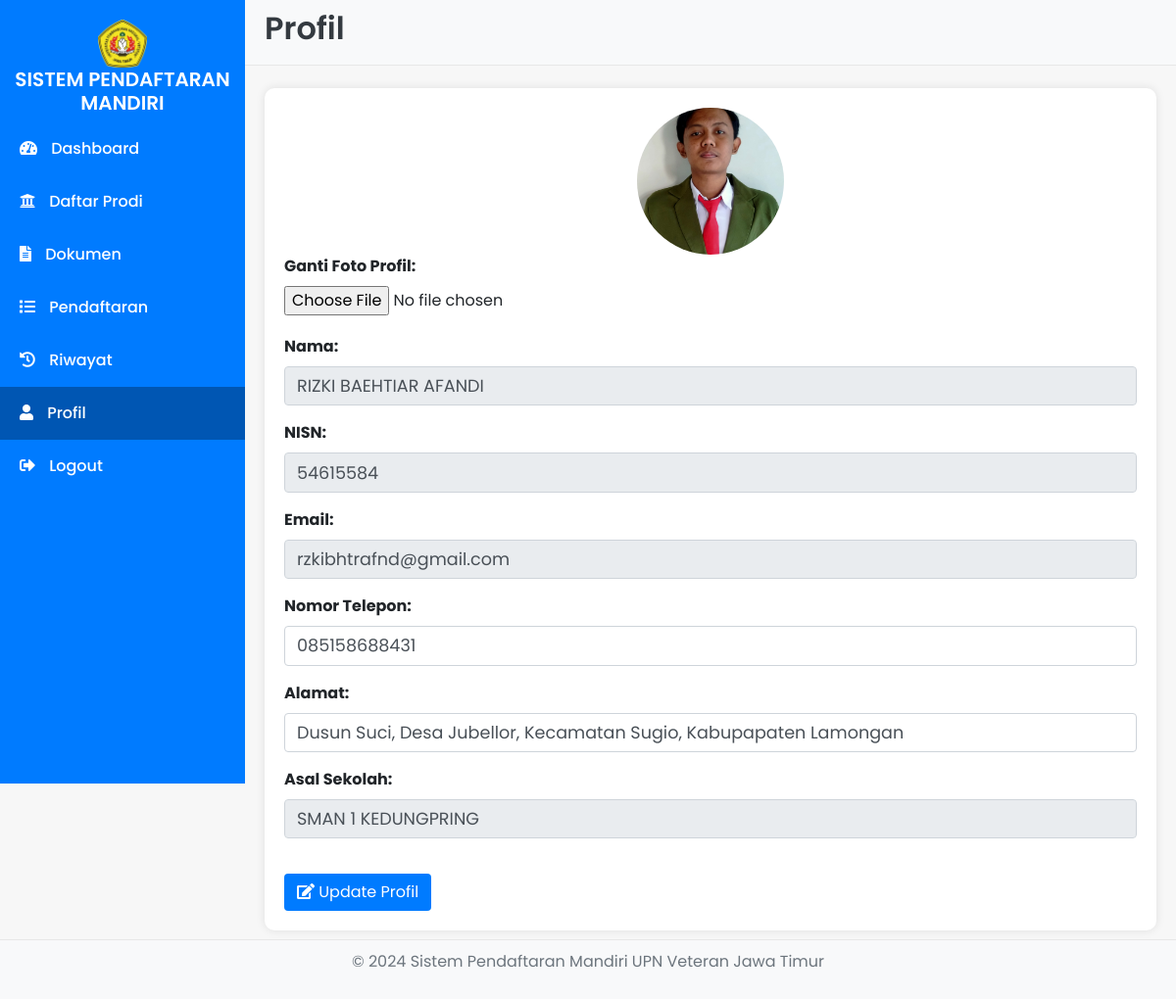
Page /pendaftar/profil.php (signed in) on the committed database.
### tables this page shows
CREATE TABLE `pendaftar` (
  `idpendaftar` int(11) NOT NULL,
  `nama` varchar(50) NOT NULL,
  `email` varchar(50) NOT NULL,
  `password` varchar(50) NOT NULL,
  `alamat` varchar(100) NOT NULL,
  `asalsekolah` varchar(50) NOT NULL,
  `nisn` varchar(11) NOT NULL,
  `img` varchar(100) NOT NULL,
  `notelepon` varchar(12) NOT NULL
);

### pendaftar/profil.php (the view, shortened to what this page needs)
<?php
include('../config.php');
$idpendaftar = $_SESSION['idpendaftar'];
$sql = "SELECT * FROM pendaftar WHERE idpendaftar = $idpendaftar";
$result = $conn->query($sql);
if ($result->num_rows > 0) {
    $row = $result->fetch_assoc();
} else {
    echo "0 results";
    exit();
}
?>
<!DOCTYPE html>
<html lang="en">
<head>
    <link href="https://stackpath.bootstrapcdn.com/bootstrap/4.5.2/css/bootstrap.min.css" rel="stylesheet">
    <link rel="stylesheet" href="https://cdnjs.cloudflare.com/ajax/libs/font-awesome/5.15.1/css/all.min.css">
</head>
<body>
    <div class="sidebar">
        <div class="text-center">
            <img src="../logo.png" class="img-fluid" alt="Logo" style="width: 50px;">
            <h5>SISTEM PENDAFTARAN MANDIRI</h5>
        </div>
        <a href="index.php"><i class="fas fa-tachometer-alt"></i> Dashboard</a>
        <a href="prodi.php"><i class="fas fa-university"></i> Daftar Prodi</a>
        <a href="dokumen.php"><i class="fas fa-file-alt"></i> Dokumen</a>
        <a href="daftar.php"><i class="fas fa-list"></i> Pendaftaran</a>
        <a href="riwayat.php"><i class="fas fa-history"></i> Riwayat</a>
        <a href="profil.php" class="active"><i class="fas fa-user"></i> Profil</a>
        <a href="../logoutpendaftar.php"><i class="fas fa-sign-out-alt"></i> Logout</a>
    </div>
    <div class="header">
        <h2>Profil</h2>
    </div>
    <div class="main-content">
        <div class="profile-card">
            <form action="profil.php" method="post" enctype="multipart/form-data">
                <div class="text-center">
                    <img src="<?php echo $row['img'] ? '../upload_files/' . $row['img'] : 'path/to/your/default/profile.jpg'; ?>" alt="Profile Picture" id="profilePicture">
                </div>
                <div class="form-group">
                    <label for="profilePictureUpload"><strong>Ganti Foto Profil:</strong></label>
                    <input type="file" class="form-control-file" id="profilePictureUpload" name="profilePictureUpload" accept="image/*" onchange="previewImage(event)">
                </div>
                <div class="profile-info">
                    <div class="form-group">
                        <label for="nama"><strong>Nama:</strong></label>
                        <input type="text" class="form-control" id="nama" name="nama" value="<?php echo $row['nama']; ?>" readonly>
                    </div>
                    <div class="form-group">
                        <label for="nisn"><strong>NISN:</strong></label>
                        <input type="text" class="form-control" id="nisn" name="nisn" value="<?php echo $row['nisn']; ?>" readonly>
                    </div>
                    <div class="form-group">
                        <label for="email"><strong>Email:</strong></label>
                        <input type="email" class="form-control" id="email" name="email" value="<?php echo $row['email']; ?>" readonly>
                    </div>
                    <div class="form-group">
                        <label for="nomor_telepon"><strong>Nomor Telepon:</strong></label>
                        <input type="tel" class="form-control" id="nomor_telepon" name="nomor_telepon" value="<?php echo $row['notelepon']; ?>">
                    </div>
                    <div class="form-group">
                        <label for="alamat"><strong>Alamat:</strong></label>
                        <input type="text" class="form-control" id="alamat" name="alamat" value="<?php echo $row['alamat']; ?>">
                    </div>
                    <div class="form-group">
                        <label for="asal_sekolah"><strong>Asal Sekolah:</strong></label>
                        <input type="text" class="form-control" id="asal_sekolah" name="asal_sekolah" value="<?php echo $row['asalsekolah']; ?>" readonly>
                    </div>
                </div>
                <button type="submit" class="btn btn-update"><i class="fas fa-edit"></i> Update Profil</button>
            </form>
        </div>
    </div>
    <footer>
        <p>&copy; 2024 Sistem Pendaftaran Mandiri UPN Veteran Jawa Timur</p>
    </footer>
</body>
</html>

### pendaftar/profil.php (style rules this page uses)
body { font-family: 'Poppins', sans-serif; background-color: #f7f7f7; padding-top: 70px; }
.sidebar { height: 100vh; position: fixed; top: 0; left: 0; width: 250px; background-color: #007bff; color: white; padding-top: 20px; }
.sidebar a { color: white; display: block; padding: 15px 20px; text-decoration: none; font-weight: 500; }
.sidebar a:hover, .sidebar a.active { background-color: #0056b3; color: white; }
.sidebar i { margin-right: 10px; }
.main-content { margin-left: 250px; padding: 20px; padding-bottom: 70px; }
footer { background-color: #f8f9fa; color: #6c757d; padding: 10px 0; text-align: center; width: 100%; position: fixed; bottom: 0; border-top: 1px solid #e7e7e7; }
h2, h5 { font-weight: 600; }
.header { background-color: #f8f9fa; color: #343a40; padding: 10px 20px; border-bottom: 1px solid #e7e7e7; font-size: 1.5rem; position: fixed; width: calc(100% - 250px); left: 250px; top: 0; z-index: 1000; }
.profile-card { background: #fff; padding: 20px; border-radius: 10px; box-shadow: 0 0 10px rgba(0, 0, 0, 0.1); }
.profile-card img { width: 150px; height: 150px; border-radius: 50%; object-fit: cover; }
.profile-info { margin-top: 20px; }
.btn-update { margin-top: 20px; background-color: #007bff; color: white; }
.form-control { font-size: 1.1rem; }

### rows in the picture
pendaftar: img (picture), nama "RIZKI BAEHTIAR AFANDI", nisn "54615584", email "rzkibhtrafnd@gmail.com", nomor_telepon "085158688431", alamat "Dusun Suci, Desa Jubellor, Kecamatan Sugio, Kabupapaten Lamongan", asal_sekolah "SMAN 1 KEDUNGPRING"
